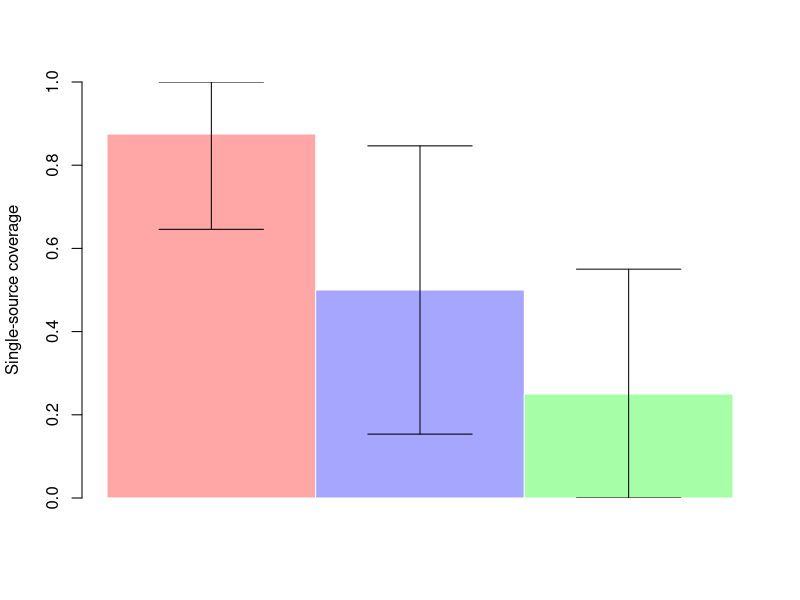
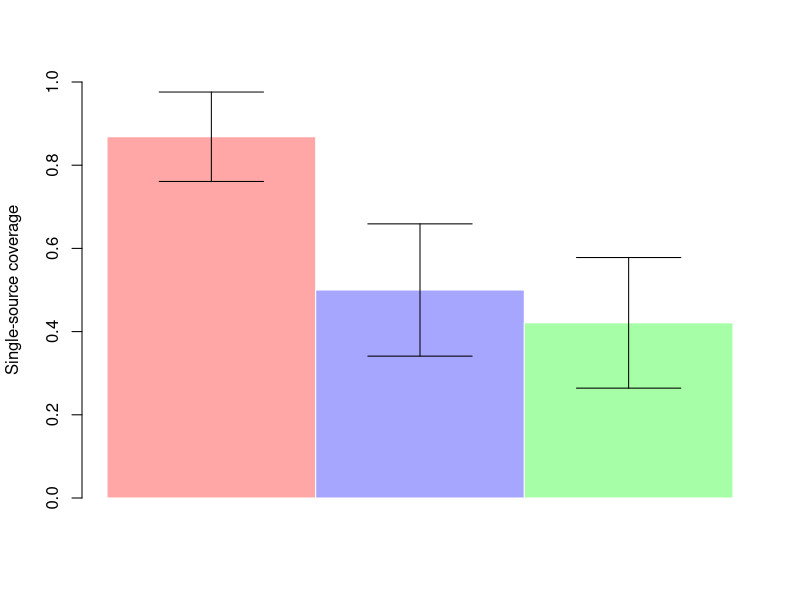

Write the R code that produced these figures, in order. (Note: this script raises an error after producing the figures.)
counts1 = c(7, 4, 2)
counts2 = c(33,19,16)
props1 = counts1/8
props2 = counts2/38
colors = c(rgb(1,0,0,0.35), rgb(0,0,1,0.35), rgb(0,1,0,0.35))

upper1 = props1 + 1.96*sqrt(props1*(1-props1)/8)
lower1 = props1 - 1.96*sqrt(props1*(1-props1)/8)
barplot(props1, space=0, border="white",col = colors, ylim=c(0,1), ylab="Single-source coverage")
arrows(c(0.5, 1.5, 2.5), lower1, c(0.5, 1.5, 2.5), pmin(1, upper1), length=0)
arrows(c(0.5, 1.5, 2.5)-0.25, pmax(0, lower1), c(0.5, 1.5, 2.5)+0.25, pmax(0,lower1), length=0)
arrows(c(0.5, 1.5, 2.5)-0.25, pmin(1,upper1), c(0.5, 1.5, 2.5)+0.25, pmin(1,upper1), length=0)



upper2 = props2 + 1.96*sqrt(props2*(1-props2)/38)
lower2 = props2 - 1.96*sqrt(props2*(1-props2)/38)
barplot(props2, space=0, border="white",col = colors, ylim=c(0,1), ylab="Single-source coverage")
arrows(c(0.5, 1.5, 2.5), lower2, c(0.5, 1.5, 2.5), upper2, length=0)
arrows(c(0.5, 1.5, 2.5)-0.25, pmax(0, lower2), c(0.5, 1.5, 2.5)+0.25, pmax(0,lower2), length=0)
arrows(c(0.5, 1.5, 2.5)-0.25, upper2, c(0.5, 1.5, 2.5)+0.25, upper2, length=0)




fonts()
font_import(".")
